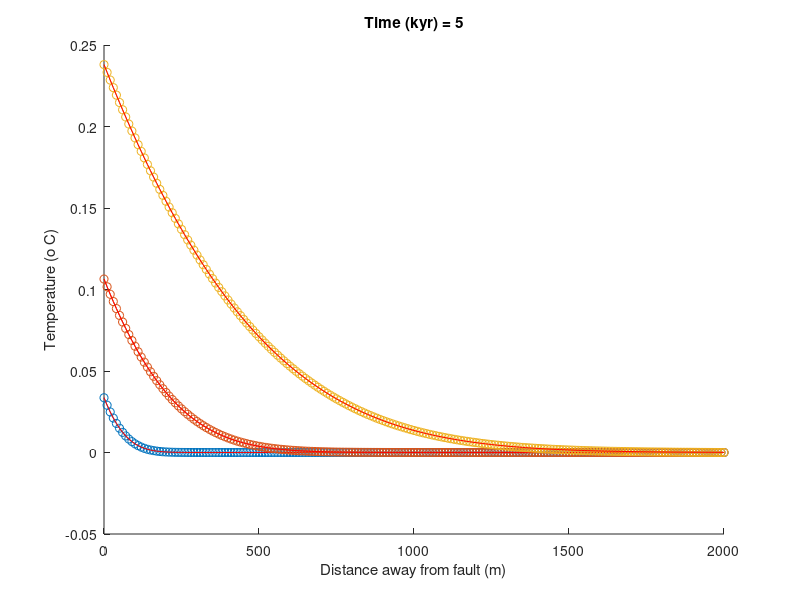

This figure's MATLAB source:
%---------------------------------------------
% Program diffn1d.m
% 1-D FEM solution of diffusion equation
% and comparison with analytical solution
%---------------------------------------------
clear % clear memory from current workspace
seconds_per_yr = 60*60*24*365; % number of seconds in 1 year
% physical parameters
lx= 2000 ;
% length of spatial domain
Cp= 1e3 ;
% rock heat capacity J/kg/K
rho= 2700 ;
% rock density
K= 3.3 ;
% bulk thermal conductivity W/m/K
kappa = K/(Cp*rho); % thermal diffusivity
tau= 10e6 ;
% shear stress resolved on fault (Pa)
udot = 10e-3/seconds_per_yr ;
% fault slip rate (m/s)
dTdx = (1/2)*tau*udot/(rho*Cp*kappa) ; % T gradient at fault

% numerical parameters
dt= seconds_per_yr ;
theta= 1
ntime= 5000 ;
nels= 200 ;
nod= 2 ;
nn= nels+1
dx= lx/nels ;
g_coord = [0:dx:lx] ;
% explicit time stepping options
lumped_explicit = 'N';
if theta==0 % if fully explicit
lumped_explicit = input('Would you like to lump the mass matrix? Y/N [N]:','s');
if isempty(lumped_explicit)
lumped_explicit = 'N';
end
end


%
bcdof = [ nn ] ; % boundary nodes
bcval = [ 0 ]
; % boundary values
% define connectivity and equation numbering
g_num= zeros(nod,nels) ;
g_num(1,:) = [1:nn-1] ;
g_num(2,:) = [2:nn]
;
% initialise matrices and vectors
b= zeros(nn,1);
% system rhs vector
lhs= sparse(nn,nn);
% system lhs matrix
rhs= sparse(nn,nn);
% system rhs matrix
displ = zeros(nn,1);
% initial temperature (o C)
lumped_diag = zeros(nn,1) ;
% storage for lumped diagonal
%---------------------------------------------
% matrix assembly
%---------------------------------------------
for iel=1:nels % loop over all elements
num = g_num(:,iel) ;
% retrieve equation number
dx = abs(diff(g_coord(num))) ; % length of element
MM = dx*[1/3 1/6 ; 1/6 1/3 ] ;% mass matrix
KM = [kappa/dx -kappa/dx ; -kappa/dx kappa/dx ];% diffn matrix
if lumped_explicit=='N'
lhs(num,num) = lhs(num,num) + MM/dt + theta*KM ; % assemble lhs
rhs(num,num) = rhs(num,num) + MM/dt - (1-theta)*KM ; % assemble rhs
else
lumped_diag(num) = lumped_diag(num) + sum(MM)'/dt ; % lumped diagonal
rhs(num,num) = rhs(num,num) + diag(sum(MM))/dt - (1-theta)*KM ; % assemble rhs
end
end
% end of element loop
%---------------------------------------------
% time loop
t = 0 ; % time
k = 1 ; % counter
ii = [100 1000 5000]; % array used for plotting
for n=1:ntime
  n
  t = t + dt ;
  b = rhs*displ ;
  lhs(bcdof,:) = 0 ;
  tmp = spdiags(lhs,0) ;
  tmp(bcdof)=1 ;
  lhs=spdiags(tmp,0,lhs);
  b(bcdof) = bcval ; %
  b(1) = b(1) + dTdx*kappa ; % add heat flux at left boundary
  if lumped_explicit=='N'
    displ = lhs \ b ; % solve system of equations
  else
    displ = b./lumped_diag ; % fully explicit, diagonalised solution
  end

x = g_coord ;
term1 = abs(x).*sqrt(pi).*erf((1/2)*abs(x)./(sqrt(kappa./t).*t));
term2 = 2*t.*exp(-(1/4)*abs(x).^2./(kappa*t)).*sqrt(kappa./t);
term3 = abs(x)*sqrt(pi) ;
term4 = (tau*udot)/(2*kappa*sqrt(pi)*rho*Cp);
Texact = term4*(term1+term2-term3);

% plotting
if mod(n,ii(k))==0
k = k+1;
hold on
figure(1)
plot(g_coord,displ,'o-',g_coord,Texact,'r')
title(['Time (kyr) = ', num2str(t/seconds_per_yr/1e3)])
xlabel('Distance away from fault (m)')
ylabel('Temperature (o C)')
drawnow
t/seconds_per_yr
pause
end
hold off
end % end of time loop  
